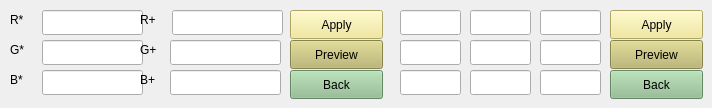
    <widget class="QWidget" name="tab_4">
     <attribute name="title">
      <string>Operation</string>
     </attribute>
     <widget class="QLabel" name="label_9">
      <property name="geometry">
       <rect>
        <x>10</x>
        <y>40</y>
        <width>31</width>
        <height>20</height>
       </rect>
      </property>
      <property name="text">
       <string>G*</string>
      </property>
     </widget>
     <widget class="QLineEdit" name="lineEdit_3">
      <property name="geometry">
       <rect>
        <x>42</x>
        <y>10</y>
        <width>101</width>
        <height>25</height>
       </rect>
      </property>
     </widget>
     <widget class="QLabel" name="label_10">
      <property name="geometry">
       <rect>
        <x>10</x>
        <y>70</y>
        <width>31</width>
        <height>20</height>
       </rect>
      </property>
      <property name="text">
       <string>B*</string>
      </property>
     </widget>
     <widget class="QLineEdit" name="lineEdit_4">
      <property name="geometry">
       <rect>
        <x>42</x>
        <y>70</y>
        <width>101</width>
        <height>25</height>
       </rect>
      </property>
     </widget>
     <widget class="QLabel" name="label_15">
      <property name="geometry">
       <rect>
        <x>140</x>
        <y>70</y>
        <width>38</width>
        <height>20</height>
       </rect>
      </property>
      <property name="text">
       <string>B+</string>
      </property>
     </widget>
     <widget class="QLineEdit" name="lineEdit_5">
      <property name="geometry">
       <rect>
        <x>42</x>
        <y>40</y>
        <width>101</width>
        <height>25</height>
       </rect>
      </property>
     </widget>
     <widget class="QLineEdit" name="lineEdit_6">
      <property name="geometry">
       <rect>
        <x>170</x>
        <y>40</y>
        <width>111</width>
        <height>25</height>
       </rect>
      </property>
     </widget>
     <widget class="QLabel" name="label_11">
      <property name="geometry">
       <rect>
        <x>10</x>
        <y>10</y>
        <width>31</width>
        <height>20</height>
       </rect>
      </property>
      <property name="text">
       <string>R*</string>
      </property>
     </widget>
     <widget class="QLineEdit" name="lineEdit_7">
      <property name="geometry">
       <rect>
        <x>172</x>
        <y>10</y>
        <width>111</width>
        <height>25</height>
       </rect>
      </property>
     </widget>
     <widget class="QLabel" name="label_14">
      <property name="geometry">
       <rect>
        <x>140</x>
        <y>10</y>
        <width>31</width>
        <height>20</height>
       </rect>
      </property>
      <property name="text">
       <string>R+</string>
      </property>
     </widget>
     <widget class="QLabel" name="label_13">
      <property name="geometry">
       <rect>
        <x>140</x>
        <y>40</y>
        <width>31</width>
        <height>20</height>
       </rect>
      </property>
      <property name="text">
       <string>G+</string>
      </property>
     </widget>
     <widget class="QLineEdit" name="lineEdit_8">
      <property name="geometry">
       <rect>
        <x>170</x>
        <y>70</y>
        <width>111</width>
        <height>25</height>
       </rect>
      </property>
     </widget>
     <widget class="QPushButton" name="pushButton_30">
      <property name="geometry">
       <rect>
        <x>290</x>
        <y>10</y>
        <width>93</width>
        <height>29</height>
       </rect>
      </property>
      <property name="styleSheet">
       <string notr="true">background-color:Khaki</string>
      </property>
      <property name="text">
       <string>Apply</string>
      </property>
     </widget>
     <widget class="QPushButton" name="pushButton_31">
      <property name="geometry">
       <rect>
        <x>290</x>
        <y>40</y>
        <width>93</width>
        <height>29</height>
       </rect>
      </property>
      <property name="styleSheet">
       <string notr="true">background-color:DarkKhaki</string>
      </property>
      <property name="text">
       <string>Preview</string>
      </property>
     </widget>
     <widget class="QPushButton" name="pushButton_32">
      <property name="geometry">
       <rect>
        <x>290</x>
        <y>70</y>
        <width>93</width>
        <height>29</height>
       </rect>
      </property>
      <property name="styleSheet">
       <string notr="true">background-color:DarkSeaGreen</string>
      </property>
      <property name="text">
       <string>Back</string>
      </property>
     </widget>
     <widget class="QLineEdit" name="lineEdit_11">
      <property name="geometry">
       <rect>
        <x>540</x>
        <y>10</y>
        <width>61</width>
        <height>25</height>
       </rect>
      </property>
     </widget>
     <widget class="QLineEdit" name="lineEdit_10">
      <property name="geometry">
       <rect>
        <x>470</x>
        <y>10</y>
        <width>61</width>
        <height>25</height>
       </rect>
      </property>
     </widget>
     <widget class="QLineEdit" name="lineEdit_15">
      <property name="geometry">
       <rect>
        <x>400</x>
        <y>70</y>
        <width>61</width>
        <height>25</height>
       </rect>
      </property>
     </widget>
     <widget class="QLineEdit" name="lineEdit_17">
      <property name="geometry">
       <rect>
        <x>540</x>
        <y>70</y>
        <width>61</width>
        <height>25</height>
       </rect>
      </property>
     </widget>
     <widget class="QLineEdit" name="lineEdit_14">
      <property name="geometry">
       <rect>
        <x>540</x>
        <y>40</y>
        <width>61</width>
        <height>25</height>
       </rect>
      </property>
     </widget>
     <widget class="QLineEdit" name="lineEdit_13">
      <property name="geometry">
       <rect>
        <x>470</x>
        <y>40</y>
        <width>61</width>
        <height>25</height>
       </rect>
      </property>
     </widget>
     <widget class="QLineEdit" name="lineEdit_9">
      <property name="geometry">
       <rect>
        <x>400</x>
        <y>10</y>
        <width>61</width>
        <height>25</height>
       </rect>
      </property>
     </widget>
     <widget class="QLineEdit" name="lineEdit_12">
      <property name="geometry">
       <rect>
        <x>400</x>
        <y>40</y>
        <width>61</width>
        <height>25</height>
       </rect>
      </property>
     </widget>
     <widget class="QLineEdit" name="lineEdit_16">
      <property name="geometry">
       <rect>
        <x>470</x>
        <y>70</y>
        <width>61</width>
        <height>25</height>
       </rect>
      </property>
     </widget>
     <widget class="QPushButton" name="pushButton_33">
      <property name="geometry">
       <rect>
        <x>610</x>
        <y>10</y>
        <width>93</width>
        <height>29</height>
       </rect>
      </property>
      <property name="styleSheet">
       <string notr="true">background-color:Khaki</string>
      </property>
      <property name="text">
       <string>Apply</string>
      </property>
     </widget>
     <widget class="QPushButton" name="pushButton_34">
      <property name="geometry">
       <rect>
        <x>610</x>
        <y>40</y>
        <width>93</width>
        <height>29</height>
       </rect>
      </property>
      <property name="styleSheet">
       <string notr="true">background-color:DarkKhaki</string>
      </property>
      <property name="text">
       <string>Preview</string>
      </property>
     </widget>
     <widget class="QPushButton" name="pushButton_35">
      <property name="geometry">
       <rect>
        <x>610</x>
        <y>70</y>
        <width>93</width>
        <height>29</height>
       </rect>
      </property>
      <property name="styleSheet">
       <string notr="true">background-color:DarkSeaGreen</string>
      </property>
      <property name="text">
       <string>Back</string>
      </property>
     </widget>
    </widget>
